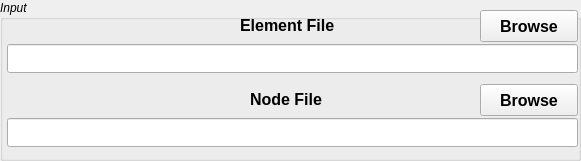
  <widget class="QGroupBox" name="groupBoxInput">
   <property name="geometry">
    <rect>
     <x>15</x>
     <y>17</y>
     <width>581</width>
     <height>161</height>
    </rect>
   </property>
   <property name="font">
    <font>
     <italic>true</italic>
    </font>
   </property>
   <property name="title">
    <string>Input</string>
   </property>
   <widget class="QPushButton" name="pushButtonElementFile">
    <property name="geometry">
     <rect>
      <x>480</x>
      <y>10</y>
      <width>98</width>
      <height>32</height>
     </rect>
    </property>
    <property name="font">
     <font>
      <family>Arial</family>
      <pointsize>12</pointsize>
      <weight>75</weight>
      <italic>false</italic>
      <bold>true</bold>
     </font>
    </property>
    <property name="text">
     <string>Browse</string>
    </property>
    <property name="checkable">
     <bool>false</bool>
    </property>
    <property name="autoDefault">
     <bool>false</bool>
    </property>
    <property name="flat">
     <bool>false</bool>
    </property>
   </widget>
   <widget class="QLabel" name="textLabel1">
    <property name="geometry">
     <rect>
      <x>240</x>
      <y>10</y>
      <width>101</width>
      <height>31</height>
     </rect>
    </property>
    <property name="font">
     <font>
      <pointsize>12</pointsize>
      <weight>75</weight>
      <italic>false</italic>
      <bold>true</bold>
     </font>
    </property>
    <property name="text">
     <string>Element File</string>
    </property>
   </widget>
   <widget class="QLineEdit" name="lineEditElementFile">
    <property name="geometry">
     <rect>
      <x>7</x>
      <y>44</y>
      <width>571</width>
      <height>29</height>
     </rect>
    </property>
    <property name="font">
     <font>
      <pointsize>11</pointsize>
      <weight>75</weight>
      <italic>false</italic>
      <bold>true</bold>
     </font>
    </property>
   </widget>
   <widget class="QLineEdit" name="lineEditNodeFile">
    <property name="geometry">
     <rect>
      <x>7</x>
      <y>118</y>
      <width>571</width>
      <height>29</height>
     </rect>
    </property>
    <property name="font">
     <font>
      <pointsize>11</pointsize>
      <weight>75</weight>
      <italic>false</italic>
      <bold>true</bold>
     </font>
    </property>
   </widget>
   <widget class="QPushButton" name="pushButtonNodeFile">
    <property name="geometry">
     <rect>
      <x>480</x>
      <y>84</y>
      <width>98</width>
      <height>32</height>
     </rect>
    </property>
    <property name="font">
     <font>
      <family>Arial</family>
      <pointsize>12</pointsize>
      <weight>75</weight>
      <italic>false</italic>
      <bold>true</bold>
     </font>
    </property>
    <property name="text">
     <string>Browse</string>
    </property>
    <property name="checkable">
     <bool>false</bool>
    </property>
    <property name="autoDefault">
     <bool>false</bool>
    </property>
    <property name="flat">
     <bool>false</bool>
    </property>
   </widget>
   <widget class="QLabel" name="textLabel1_3">
    <property name="geometry">
     <rect>
      <x>250</x>
      <y>84</y>
      <width>87</width>
      <height>31</height>
     </rect>
    </property>
    <property name="font">
     <font>
      <pointsize>12</pointsize>
      <weight>75</weight>
      <italic>false</italic>
      <bold>true</bold>
     </font>
    </property>
    <property name="text">
     <string>Node File</string>
    </property>
   </widget>
  </widget>
